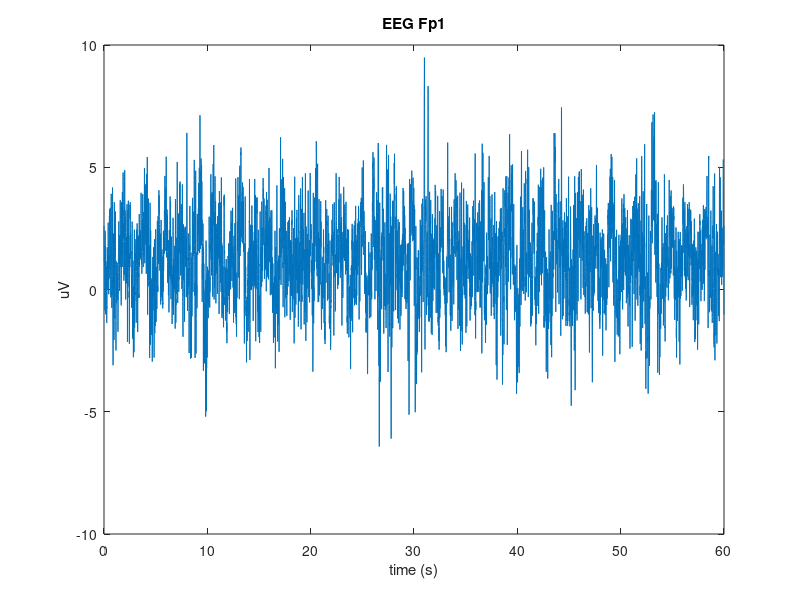
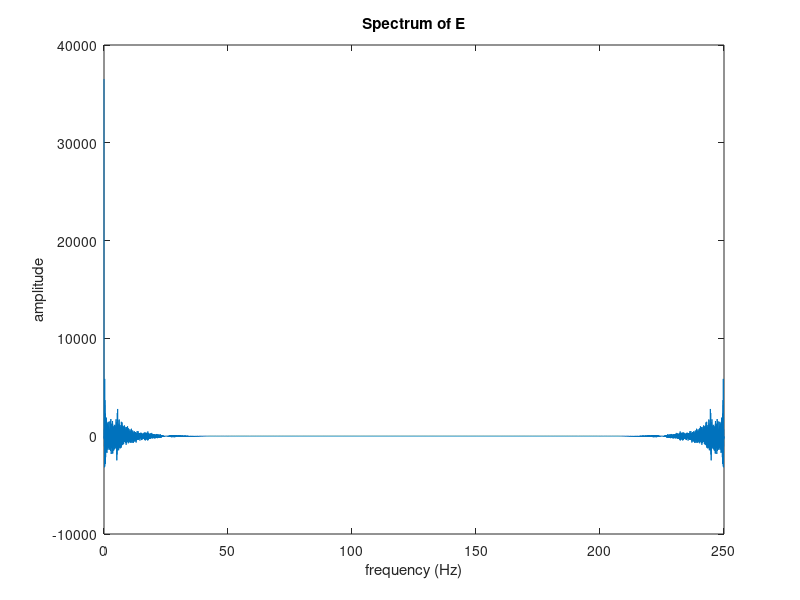

Source code (MATLAB) for these figures, in order:
signal = load("tekli.mat");
    signal = signal.val;
    % number of samples
    N = size(signal);
    % number of channels
    Ch = size(signal,1);
    % sampling  - read from the .info file
    fs = 500;
    % base(s) and gain(s) - copy-paste data from .info file, for all channels if
    % necessary
    base = 759.926000705;
    gain = -3475;
    units = 'uV';
    channel_names = ['EEG Fp1'];
    
    %base = [759.926000705,665.572325678, 573.024187942	,631.69163231	,789.269357091	,390.107862279, 222.987346527,	547.763543346, 527.555401568, 656.48690402, 560.753949022, 469.788751694,  496.93170171, 577.685346555, 197.322543698, 437.220424275, 680.442260993, 624.598992865, 202.349833174, 1180.34654117, 47502.3484796, 32767.5];
        %gain = [-3475, -3016, -513, -2019, -2530, -6292, -1361, -456, -1115, 2539, 2884, -1545, -3431, 990, -2476,	-3611,	943,	1209,	-2092,	4558,	-10770,-1];
        % unit(s) - copy-paste data from .info file, for all channels if necessary
        %units = {'uV','uV','uV','uV','uV','uV','uV','uV','uV','uV','uV','uV','uV','uV','uV','uV','uV','uV','uV','uV','mV','nd'};
        % channel names - copy-paste data from .info file, for all channels if
        % necessary
        %channel_names = {'EEG Fp1',	'EEG Fp2', 'EEG F3', 'EEG F4', 'EEG F7', 'EEG F8', 'EEG T3', 'EEG T4', 'EEG C3', 'EEG C4', 'EEG T5', 'EEG T6', 'EEG P3', 'EEG P4', 'EEG O1', 'EEG O2', 'EEG Fz', 'EEG Cz', 'EEG Pz'	'EEG A2-A1', 'ECG ECG','EDF Annotations'};
        
        % create the appropriate time array, starting from 0s
        time = 0:0.002:59.998;
        
        figure(2)
        for I = 1: Ch
        %correct for base and gain
        signal = (signal- base)/gain;
            
        subplot(Ch,1,I)
        % plotting the upcoming channel data
        plot(time,signal(I,:))
        % title and axes
        title(channel_names)
        xlabel('time (s)')
        ylabel(units)
        end
% create the frequency array you will plot onto. It should start at 0 Hz
    % and end at half of the sampling frequency.
    frequency = 0:0.0083333333:249.992666666666;
    
    % initialize the spectrum variable
    spectra = [];
    
    figure(3)
    for I = 1: Ch
        % create the spectrum of your signal channel, and append it to the
        % previous spectra
        spectrum = fft(signal);
        spectra = [spectra; spectrum];
        
        subplot(Ch,1,I)
        % plotting the upcoming channel data. Be aware: you should have the
        % same number of samples in the frequency and spectrum arrays.
        plot(frequency,spectra(I,:))
        % title and axes
        title(['Spectrum of ',channel_names(I)])
        xlabel('frequency (Hz)')
        ylabel('amplitude')
    end
   